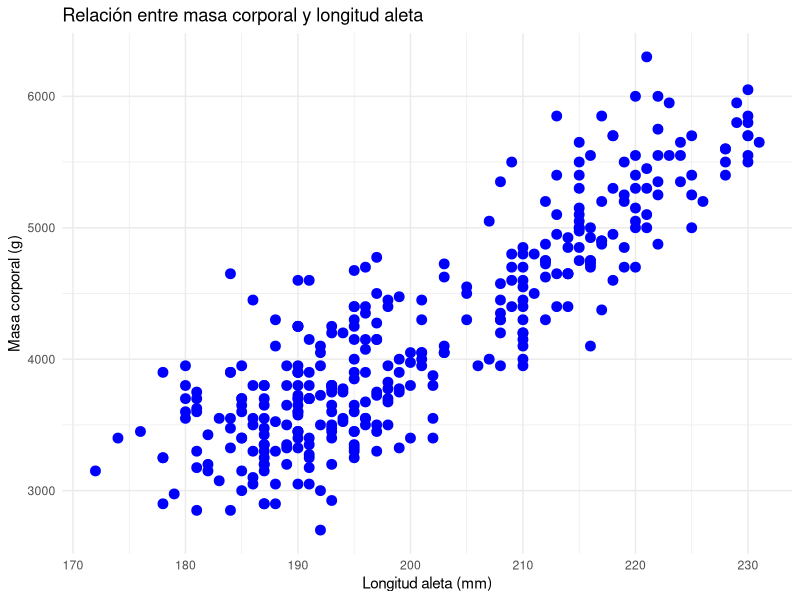
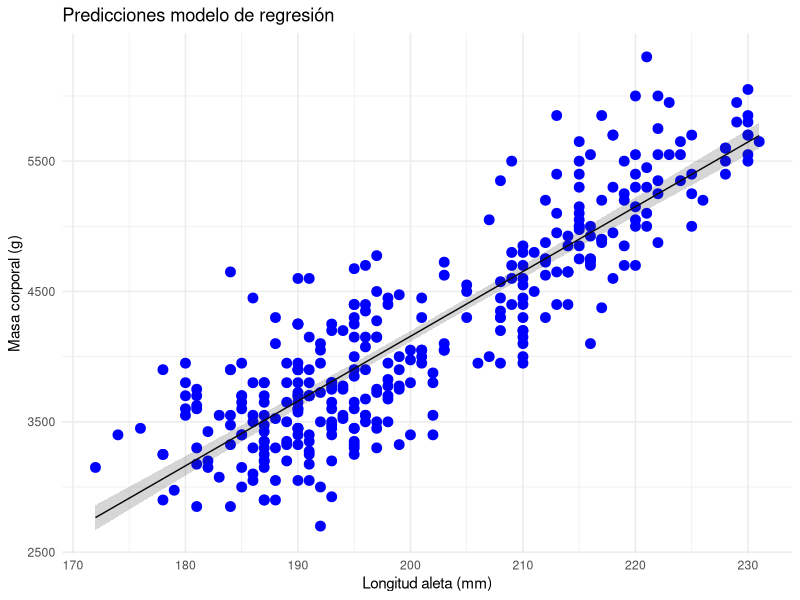

Reproduce these figures in R, in order.
## ---- chunk 1
#| echo: true
library(palmerpenguins)
data(penguins)
head(penguins)
## ---- chunk 2
#| echo: true
#| attr-source: "style='font-size: 0.8em'"
#| attr-output: "style='font-size: 0.2em'"
#| fig-width: 7     # ancho en pulgadas
#| fig-height: 5    # alto en pulgadas
#| fig-align: "center"
library(ggplot2)
ggplot(data = penguins, aes(x = flipper_length_mm, y = body_mass_g)) +  
  geom_point(color = "blue", size = 3) +      
  labs(x = "Longitud aleta (mm)",         
       y = "Masa corporal (g)",                   
      title = "Relación entre masa corporal y longitud aleta "   
  ) +
  theme_minimal()        
## ---- chunk 3
#| echo: true
lm_reg1 <- lm(body_mass_g ~ flipper_length_mm, data = penguins)
## ---- chunk 4
#| echo: true
anova(lm_reg1)
## ---- chunk 5
#| echo: true
summary(lm_reg1)
## ---- chunk 6
#| echo: true
#| attr-source: "style='font-size: 0.5em'"
#| attr-output: "style='font-size: 0.4em'"
#| fig-width: 7     # ancho en pulgadas
#| fig-height: 5    # alto en pulgadas
#| fig-align: "center"
library(broom)
library(tidyverse)
library(dplyr)
preds <- augment(lm_reg1, type.predict = "response", se_fit = TRUE)
preds <- preds %>%
  mutate(lower = .fitted - 1.96 * .se.fit,upper = .fitted + 1.96 * .se.fit)
  
ggplot(data = preds, aes(x = flipper_length_mm, y = body_mass_g)) +  
  geom_point(color = "blue", size = 3) +     
  geom_line(aes(y = .fitted)) +
  geom_ribbon(aes(ymin = lower, ymax = upper), alpha = 0.2) +
  labs(x = "Longitud aleta (mm)",         
       y = "Masa corporal (g)",                   
      title = "Predicciones modelo de regresión"   
  ) +
  theme_minimal()        
